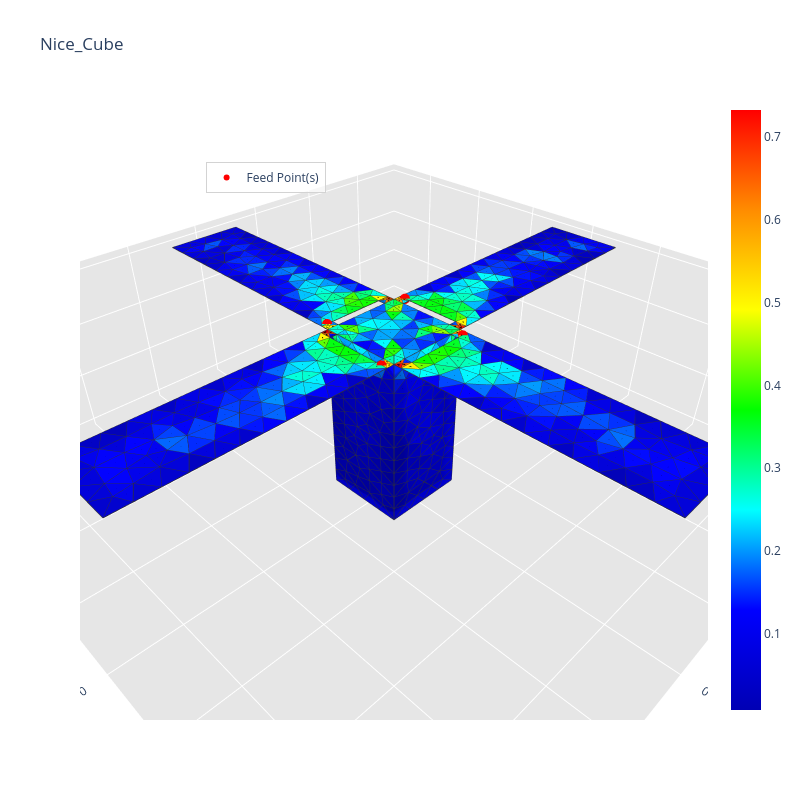

Notebook code cell kept with this figure:
### Code cell
_ = radiation_algorithm(path, frequency, feed_point,
                        voltage_amplitude=voltage_amplitude, 
                        excitation_unit_vector=excitation_units_vector, 
                        gap_width=0.3*initial_mesh_size,
                        voltage_phase=phase,
                        show=True, save_image=False)

### Figure 1 — Plotly figure (JSON) as saved in the notebook; plotly's stock layout.template omitted (floating-point values rounded to 4 significant figures; data arrays with more than 128 entries replaced by an {"elided": "..."} marker saying what was removed)
{"data": [{"facecolor": {"elided": "1182 str values"}, "i": {"elided": "1182 int values"}, "j": {"elided": "1182 int values"}, "k": {"elided": "1182 int values"}, "name": "", "type": "mesh3d", "x": {"elided": "655 float values"}, "y": {"elided": "655 float values"}, "z": {"elided": "655 float values"}}, {"line": {"color": "rgb(50, 50, 50)", "width": 1.5}, "mode": "lines", "showlegend": false, "type": "scatter3d", "x": {"elided": "5910 float values"}, "y": {"elided": "5910 float values"}, "z": {"elided": "5910 float values"}}, {"hoverinfo": "none", "marker": {"color": [0.008412, 0.7322], "colorscale": [[0, "rgb(0, 0, 180)"], [0.1667, "rgb(0, 0, 255)"], [0.3333, "rgb(0, 255, 255)"], [0.5, "rgb(0, 255, 0)"], [0.6667, "rgb(255, 255, 0)"], [0.8333, "rgb(255, 140, 0)"], [1, "rgb(255, 0, 0)"]], "showscale": true, "size": 0.1}, "mode": "markers", "showlegend": false, "type": "scatter3d", "x": [-0.05], "y": [-0.05], "z": [-0.3]}, {"anchor": "tail", "colorscale": [[0, "black"], [1, "black"]], "name": "Current direction", "showscale": false, "sizemode": "absolute", "sizeref": 0.0288, "type": "cone", "u": {"elided": "1182 float values"}, "v": {"elided": "1182 float values"}, "w": {"elided": "1182 float values"}, "x": {"elided": "1182 float values"}, "y": {"elided": "1182 float values"}, "z": {"elided": "1182 float values"}}, {"marker": {"color": "red", "size": 6, "symbol": "circle"}, "mode": "markers+text", "name": "Feed Point(s)", "type": "scatter3d", "x": [0.06, -0.0425, -0.06, 0.0425], "y": [0.0425, 0.06, -0.0425, -0.06], "z": [0.0, 0.0, 0.0, 0.0]}], "layout": {"height": 800, "legend": {"bgcolor": "rgba(255,255,255,0.7)", "bordercolor": "lightgray", "borderwidth": 1, "x": 0.2, "xanchor": "left", "y": 0.9, "yanchor": "top"}, "scene": {"aspectratio": {"x": 1, "y": 1, "z": 0.3}, "camera": {"eye": {"x": 0.65, "y": 0.65, "z": 0.65}}, "xaxis": {"backgroundcolor": "rgb(230, 230, 230)", "gridcolor": "rgb(255, 255, 255)", "showbackground": true, "zerolinecolor": "rgb(255, 255, 255)"}, "yaxis": {"backgroundcolor": "rgb(230, 230, 230)", "gridcolor": "rgb(255, 255, 255)", "showbackground": true, "zerolinecolor": "rgb(255, 255, 255)"}, "zaxis": {"backgroundcolor": "rgb(230, 230, 230)", "gridcolor": "rgb(255, 255, 255)", "showbackground": true, "zerolinecolor": "rgb(255, 255, 255)"}}, "title": {"text": "Nice_Cube"}, "width": 800}}
